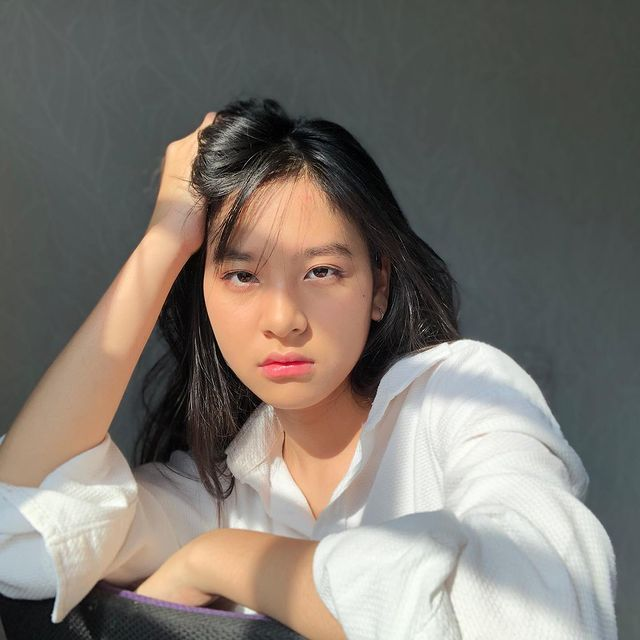
#> input picture zee.jpeg, 640 x 640 px
$ python 'Flip Gambar.py'
#> lines starting #> are read from the running program, lines starting #| are printed output that depends on the picture
import numpy as np               # library untuk manipulasi array
import imageio                    # library untuk membaca gambar
import matplotlib.pyplot as plt  # library untuk plotting gambar

img = imageio.imread("zee.jpeg")  # membaca gambar dengan nama "zee.jpeg" menggunakan imageio
#> img is the input picture: shape (640, 640, 3); mean R, G, B 123.4, 117, 109.8

img_height = img.shape[0]         # mengambil nilai dimensi tinggi gambar
#> img_height = 640
img_width = img.shape[1]          # mengambil nilai dimensi lebar gambar
#> img_width = 640
img_channel = img.shape[2]        # mengambil nilai dimensi channel gambar (RGB)
#> img_channel = 3
img_type = img.dtype              # mengambil tipe data gambar (e.g. uint8, float32)

img_flip_horizontal = np.zeros(img.shape, img_type)   # membuat array kosong dengan dimensi yang sama dengan gambar
                                                      # yang digunakan untuk menyimpan gambar hasil flip horizontal
img_flip_vertical = np.zeros(img.shape, img_type)     # membuat array kosong dengan dimensi yang sama dengan gambar
                                                      # yang digunakan untuk menyimpan gambar hasil flip vertical

for y in range(0, img_height):    # melakukan iterasi pada setiap baris gambar
    for x in range(0, img_width): # melakukan iterasi pada setiap kolom gambar
        for c in range(0, img_channel):    # melakukan iterasi pada setiap channel gambar (R, G, B)
            img_flip_horizontal[y][x][c] = img[y][img_width-1-x][c]  # mengambil nilai piksel gambar asli yang terletak
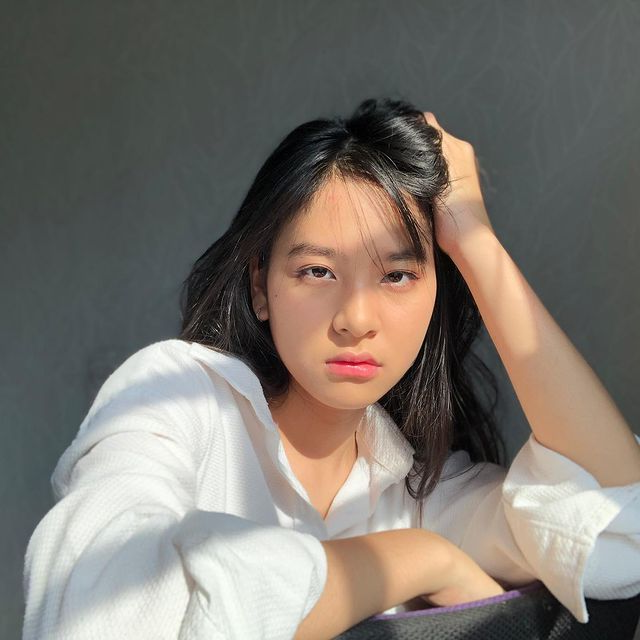
#> img_flip_horizontal: shape (640, 640, 3); mean R, G, B 123.4, 117, 109.8
                                                                     # pada baris y, kolom img_width-1-x, dan channel c
                                                                     # untuk disimpan pada array img_flip_horizontal yang
                                                                     # posisinya sudah dibalik (horizontal)
for y in range(0, img_height):    # melakukan iterasi pada setiap baris gambar
    for x in range(0, img_width): # melakukan iterasi pada setiap kolom gambar
        for c in range(0, img_channel):    # melakukan iterasi pada setiap channel gambar (R, G, B)
            img_flip_vertical[y][x][c] = img[img_height-1-y][x][c]  # Mengambil nilai piksel gambar asli secara terbalik secara vertikal, lalu menetapkannya pada piksel gambar yang akan dibalik secara vertikal
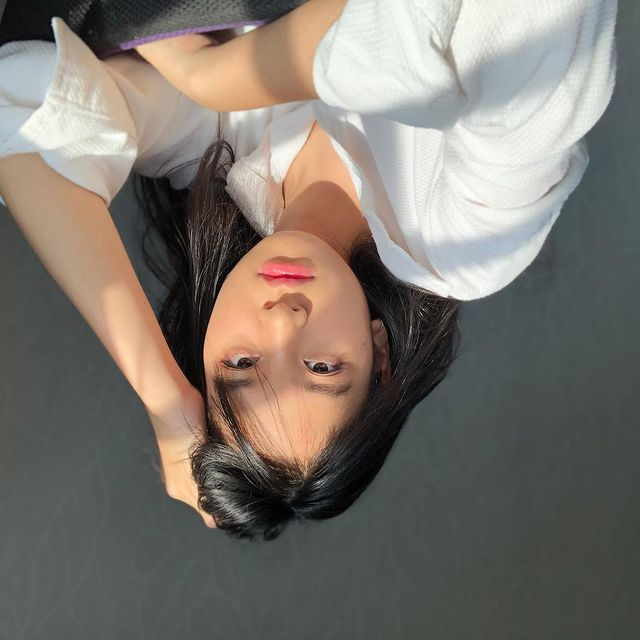
#> img_flip_vertical: shape (640, 640, 3); mean R, G, B 123.4, 117, 109.8

plt.imshow(img_flip_horizontal)  # Menampilkan gambar yang telah dibalik secara horizontal menggunakan plt.imshow()
plt.title("Flip Horizontal")  # Menambahkan judul "Flip Horizontal" pada plot gambar
plt.show()  # Menampilkan plot gambar secara horizontal

plt.imshow(img_flip_vertical)  # Menampilkan gambar yang telah dibalik secara vertikal menggunakan plt.imshow()
plt.title("Flip Vertical")  # Menambahkan judul "Flip Vertical" pada plot gambar
plt.show()  # Menampilkan plot gambar secara vertikal
